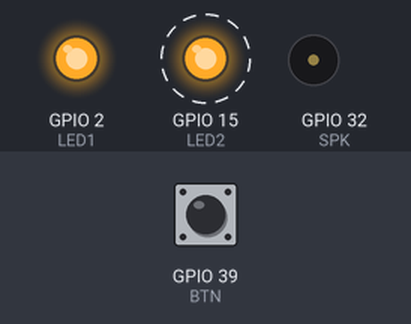
The sketch below on a simulated ESP32. Parts: output pins drawn as LEDs (lit = HIGH), buzzer (waves = sounding). Dashed ring = blinking. Inputs (shaded band) come from the test bench; at power-on: GPIO 39 (BTN) HIGH. What the sketch prints to the serial monitor is not drawn.

Above: at 8.75 s.
9.3 s: GPIO 39 (BTN) pulled LOW for 0.35 s
At 10.0 s:
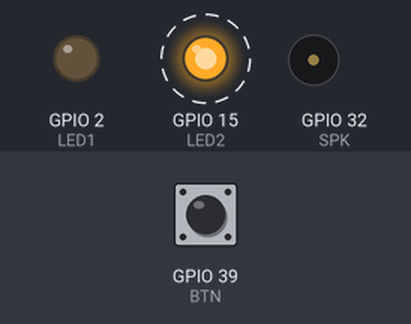
12.3 s: GPIO 39 (BTN) pulled LOW for 1 s
At 12.75 s:
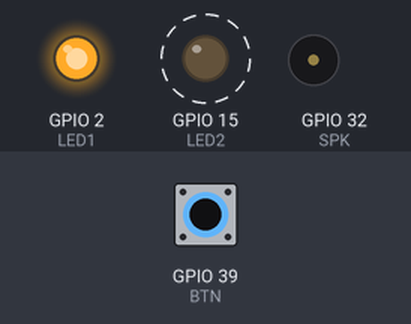
15.3 s: GPIO 39 (BTN) pulled LOW for 3.2 s
At 15.6 s:
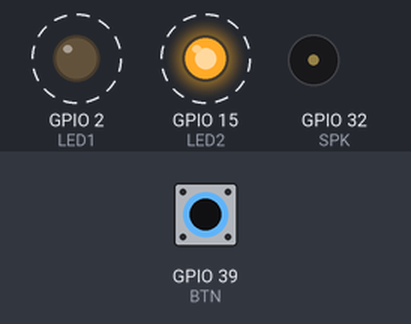
Timing chart, 0 to 26.0 s (numbered marks = the images above; inputs shaded):
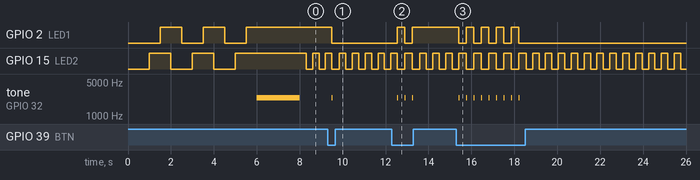

The sketch:

ut_01.ino
```cpp
/*
 * IO assignment on board LoraSpectre 201808_r1.0
 */

// Led
#define LED1      2    // GPIO2, GREEN
#define LED2      15    // GPIO15, BLUE

// Button
#define BTN       39    // SENSOR_VN / GPIO39 / Input only

// Speaker
#define SPK       32    // GPIO32

// USB RESET
#define CP2012_RST    33

// SHT1x
#define SHT_SCK       23
#define SHT_DATA      22

// SPI Lora
#define LORA_RST      13
#define LORA_SS       14
#define LORA_MOSI     27
#define LORA_MISO     26
#define LORA_SCK      25
#define LORA_DIO012   12


int freq = 2400;
int channel = 0;
int resolution = 8;


void setup() {
    Serial.begin(115200);

    pinMode(LED1, OUTPUT);
    pinMode(LED2, OUTPUT);
    pinMode(BTN, INPUT);
    delay(1000);

    // speaker
    ledcSetup(channel, freq, resolution);
    ledcAttachPin(SPK, channel);


    Serial.printf("Start testing...\n");

    // flash leds in 10s
    for(uint8_t i=0; i<10; i++) {
      if(i%2) {
        digitalWrite(LED1, !digitalRead(LED1));
      } else {
        digitalWrite(LED2, !digitalRead(LED2));
      }
      delay(500);
      Serial.printf("Testing...\n");
    }


    ledcWriteTone(channel, 2400);
    delay(2000);
    ledcWrite(channel, 0);
}

void loop() {
  // put your main code here, to run repeatedly:
  if(digitalRead(BTN) == LOW) {
    digitalWrite(LED1, !digitalRead(LED1));
    ledcWrite(channel, 127);
    delay(50);
    ledcWrite(channel, 0);
  }
  delay(300);
  digitalWrite(LED2, !digitalRead(LED2));

}
```

Measured:
- after the input at 9.3 s, GPIO 2 (LED1): HIGH → LOW after 0.20 s; tone on GPIO 32 (SPK): silent → 2400 Hz after 0.20 s, → silent 0.05 s later
- after the input at 12.3 s, GPIO 2 (LED1): LOW → HIGH after 0.25 s, → LOW 0.35 s later, → HIGH 0.35 s later; tone on GPIO 32 (SPK): alternates 2400 Hz for 0.05 s and silent for 0.30 s, 6 changes in all, then stays silent, starting after 0.25 s
- after the input at 15.3 s, GPIO 2 (LED1): alternates HIGH for 0.35 s and LOW for 0.35 s, 9 changes in all, then stays LOW, starting after 0.10 s; tone on GPIO 32 (SPK): alternates 2400 Hz for 0.05 s and silent for 0.30 s, 18 changes in all, then stays silent, starting after 0.10 s
- by itself, GPIO 15 (LED2): alternates HIGH for 0.30 s and LOW for 0.30 s
